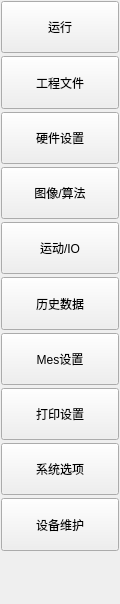
<?xml version="1.0" encoding="UTF-8"?>
<ui version="4.0">
 <class>WidgetTFunBtns</class>
 <widget class="QFrame" name="WidgetTFunBtns">
  <property name="geometry">
   <rect>
    <x>0</x>
    <y>0</y>
    <width>120</width>
    <height>604</height>
   </rect>
  </property>
  <property name="minimumSize">
   <size>
    <width>90</width>
    <height>210</height>
   </size>
  </property>
  <property name="maximumSize">
   <size>
    <width>120</width>
    <height>2000</height>
   </size>
  </property>
  <property name="windowTitle">
   <string>Frame</string>
  </property>
  <layout class="QVBoxLayout" name="verticalLayout">
   <property name="spacing">
    <number>3</number>
   </property>
   <property name="leftMargin">
    <number>1</number>
   </property>
   <property name="topMargin">
    <number>1</number>
   </property>
   <property name="rightMargin">
    <number>1</number>
   </property>
   <property name="bottomMargin">
    <number>1</number>
   </property>
   <item>
    <widget class="QPushButton" name="PageBtn_Run">
     <property name="sizePolicy">
      <sizepolicy hsizetype="Expanding" vsizetype="Expanding">
       <horstretch>0</horstretch>
       <verstretch>0</verstretch>
      </sizepolicy>
     </property>
     <property name="minimumSize">
      <size>
       <width>80</width>
       <height>0</height>
      </size>
     </property>
     <property name="maximumSize">
      <size>
       <width>120</width>
       <height>16777215</height>
      </size>
     </property>
     <property name="styleSheet">
      <string notr="true">QPushButton:hover{background-color:rgb(125, 205, 255)}</string>
     </property>
     <property name="text">
      <string>运行</string>
     </property>
     <property name="checkable">
      <bool>true</bool>
     </property>
    </widget>
   </item>
   <item>
    <widget class="QPushButton" name="PageBtn_Pro">
     <property name="sizePolicy">
      <sizepolicy hsizetype="Expanding" vsizetype="Expanding">
       <horstretch>0</horstretch>
       <verstretch>0</verstretch>
      </sizepolicy>
     </property>
     <property name="minimumSize">
      <size>
       <width>80</width>
       <height>0</height>
      </size>
     </property>
     <property name="maximumSize">
      <size>
       <width>120</width>
       <height>16777215</height>
      </size>
     </property>
     <property name="styleSheet">
      <string notr="true">QPushButton:hover{background-color:rgb(125, 205, 255)}
QPushButton:pressed{background-color:rgb(125, 235, 25)}
QPushButton:checked{background-color:rgb(25, 235, 25)}

</string>
     </property>
     <property name="text">
      <string>工程文件</string>
     </property>
     <property name="checkable">
      <bool>true</bool>
     </property>
    </widget>
   </item>
   <item>
    <widget class="QPushButton" name="PageBtn_Hardware">
     <property name="sizePolicy">
      <sizepolicy hsizetype="Expanding" vsizetype="Expanding">
       <horstretch>0</horstretch>
       <verstretch>0</verstretch>
      </sizepolicy>
     </property>
     <property name="styleSheet">
      <string notr="true">QPushButton:hover{background-color:rgb(125, 205, 255)}</string>
     </property>
     <property name="text">
      <string>硬件设置</string>
     </property>
     <property name="checkable">
      <bool>true</bool>
     </property>
    </widget>
   </item>
   <item>
    <widget class="QPushButton" name="PageBtn_Image">
     <property name="sizePolicy">
      <sizepolicy hsizetype="Expanding" vsizetype="Expanding">
       <horstretch>0</horstretch>
       <verstretch>0</verstretch>
      </sizepolicy>
     </property>
     <property name="styleSheet">
      <string notr="true">QPushButton:hover{background-color:rgb(125, 205, 255)}</string>
     </property>
     <property name="text">
      <string>图像/算法</string>
     </property>
     <property name="checkable">
      <bool>true</bool>
     </property>
    </widget>
   </item>
   <item>
    <widget class="QPushButton" name="PageBtn_Motion">
     <property name="sizePolicy">
      <sizepolicy hsizetype="Expanding" vsizetype="Expanding">
       <horstretch>0</horstretch>
       <verstretch>0</verstretch>
      </sizepolicy>
     </property>
     <property name="styleSheet">
      <string notr="true">QPushButton:hover{background-color:rgb(125, 205, 255)}</string>
     </property>
     <property name="text">
      <string>运动/IO</string>
     </property>
     <property name="checkable">
      <bool>true</bool>
     </property>
    </widget>
   </item>
   <item>
    <widget class="QPushButton" name="PageBtn_Data">
     <property name="sizePolicy">
      <sizepolicy hsizetype="Expanding" vsizetype="Expanding">
       <horstretch>0</horstretch>
       <verstretch>0</verstretch>
      </sizepolicy>
     </property>
     <property name="styleSheet">
      <string notr="true">QPushButton:hover{background-color:rgb(125, 205, 255)}</string>
     </property>
     <property name="text">
      <string>历史数据</string>
     </property>
     <property name="checkable">
      <bool>true</bool>
     </property>
    </widget>
   </item>
   <item>
    <widget class="QPushButton" name="PageBtn_Mes">
     <property name="sizePolicy">
      <sizepolicy hsizetype="Expanding" vsizetype="Expanding">
       <horstretch>0</horstretch>
       <verstretch>0</verstretch>
      </sizepolicy>
     </property>
     <property name="styleSheet">
      <string notr="true">QPushButton:hover{background-color:rgb(125, 205, 255)}</string>
     </property>
     <property name="text">
      <string>Mes设置</string>
     </property>
     <property name="checkable">
      <bool>true</bool>
     </property>
    </widget>
   </item>
   <item>
    <widget class="QPushButton" name="PageBtn_Print">
     <property name="sizePolicy">
      <sizepolicy hsizetype="Expanding" vsizetype="Expanding">
       <horstretch>0</horstretch>
       <verstretch>0</verstretch>
      </sizepolicy>
     </property>
     <property name="styleSheet">
      <string notr="true">QPushButton:hover{background-color:rgb(125, 205, 255)}</string>
     </property>
     <property name="text">
      <string>打印设置</string>
     </property>
     <property name="checkable">
      <bool>true</bool>
     </property>
    </widget>
   </item>
   <item>
    <widget class="QPushButton" name="PageBtn_SysOption">
     <property name="sizePolicy">
      <sizepolicy hsizetype="Expanding" vsizetype="Expanding">
       <horstretch>0</horstretch>
       <verstretch>0</verstretch>
      </sizepolicy>
     </property>
     <property name="styleSheet">
      <string notr="true">QPushButton:hover{background-color:rgb(125, 205, 255)}</string>
     </property>
     <property name="text">
      <string>系统选项</string>
     </property>
     <property name="checkable">
      <bool>true</bool>
     </property>
    </widget>
   </item>
   <item>
    <widget class="QPushButton" name="PageBtn_Maintenance">
     <property name="sizePolicy">
      <sizepolicy hsizetype="Expanding" vsizetype="Expanding">
       <horstretch>0</horstretch>
       <verstretch>0</verstretch>
      </sizepolicy>
     </property>
     <property name="styleSheet">
      <string notr="true">QPushButton:hover{background-color:rgb(0, 135, 255)}</string>
     </property>
     <property name="text">
      <string>设备维护</string>
     </property>
     <property name="checkable">
      <bool>true</bool>
     </property>
    </widget>
   </item>
   <item>
    <spacer name="verticalSpacer">
     <property name="orientation">
      <enum>Qt::Vertical</enum>
     </property>
     <property name="sizeHint" stdset="0">
      <size>
       <width>20</width>
       <height>40</height>
      </size>
     </property>
    </spacer>
   </item>
  </layout>
 </widget>
 <resources/>
 <connections/>
</ui>
